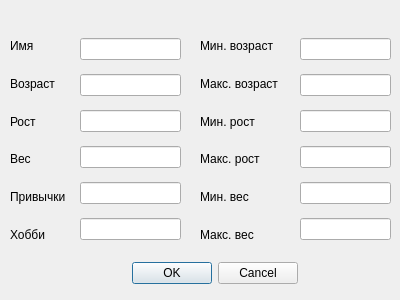
<?xml version="1.0" encoding="UTF-8"?>
<ui version="4.0">
 <class>CandidateDialog</class>
 <widget class="QDialog" name="CandidateDialog">
  <property name="geometry">
   <rect>
    <x>0</x>
    <y>0</y>
    <width>400</width>
    <height>300</height>
   </rect>
  </property>
  <property name="windowTitle">
   <string>Dialog</string>
  </property>
  <widget class="QWidget" name="layoutWidget">
   <property name="geometry">
    <rect>
     <x>80</x>
     <y>30</y>
     <width>101</width>
     <height>221</height>
    </rect>
   </property>
   <layout class="QVBoxLayout" name="verticalLayout">
    <item>
     <widget class="QLineEdit" name="lineEdit"/>
    </item>
    <item>
     <widget class="QLineEdit" name="lineEdit_2"/>
    </item>
    <item>
     <widget class="QLineEdit" name="lineEdit_3"/>
    </item>
    <item>
     <widget class="QLineEdit" name="lineEdit_4"/>
    </item>
    <item>
     <widget class="QLineEdit" name="lineEdit_5"/>
    </item>
    <item>
     <widget class="QLineEdit" name="lineEdit_6"/>
    </item>
   </layout>
  </widget>
  <widget class="QWidget" name="layoutWidget">
   <property name="geometry">
    <rect>
     <x>300</x>
     <y>30</y>
     <width>91</width>
     <height>221</height>
    </rect>
   </property>
   <layout class="QVBoxLayout" name="verticalLayout_2">
    <item>
     <widget class="QLineEdit" name="lineEdit_7"/>
    </item>
    <item>
     <widget class="QLineEdit" name="lineEdit_8"/>
    </item>
    <item>
     <widget class="QLineEdit" name="lineEdit_9"/>
    </item>
    <item>
     <widget class="QLineEdit" name="lineEdit_10"/>
    </item>
    <item>
     <widget class="QLineEdit" name="lineEdit_11"/>
    </item>
    <item>
     <widget class="QLineEdit" name="lineEdit_12"/>
    </item>
   </layout>
  </widget>
  <widget class="QWidget" name="layoutWidget">
   <property name="geometry">
    <rect>
     <x>10</x>
     <y>30</y>
     <width>74</width>
     <height>221</height>
    </rect>
   </property>
   <layout class="QVBoxLayout" name="verticalLayout_3">
    <item>
     <widget class="QLabel" name="label">
      <property name="text">
       <string>Имя</string>
      </property>
     </widget>
    </item>
    <item>
     <widget class="QLabel" name="label_2">
      <property name="text">
       <string>Возраст</string>
      </property>
     </widget>
    </item>
    <item>
     <widget class="QLabel" name="label_3">
      <property name="text">
       <string>Рост</string>
      </property>
     </widget>
    </item>
    <item>
     <widget class="QLabel" name="label_4">
      <property name="text">
       <string>Вес</string>
      </property>
     </widget>
    </item>
    <item>
     <widget class="QLabel" name="label_5">
      <property name="text">
       <string>Привычки</string>
      </property>
     </widget>
    </item>
    <item>
     <widget class="QLabel" name="label_6">
      <property name="text">
       <string>Хобби</string>
      </property>
     </widget>
    </item>
   </layout>
  </widget>
  <widget class="QWidget" name="layoutWidget">
   <property name="geometry">
    <rect>
     <x>200</x>
     <y>30</y>
     <width>99</width>
     <height>221</height>
    </rect>
   </property>
   <layout class="QVBoxLayout" name="verticalLayout_4">
    <item>
     <widget class="QLabel" name="label_7">
      <property name="text">
       <string>Мин. возраст</string>
      </property>
     </widget>
    </item>
    <item>
     <widget class="QLabel" name="label_8">
      <property name="text">
       <string>Макс. возраст</string>
      </property>
     </widget>
    </item>
    <item>
     <widget class="QLabel" name="label_9">
      <property name="text">
       <string>Мин. рост</string>
      </property>
     </widget>
    </item>
    <item>
     <widget class="QLabel" name="label_10">
      <property name="text">
       <string>Макс. рост</string>
      </property>
     </widget>
    </item>
    <item>
     <widget class="QLabel" name="label_11">
      <property name="text">
       <string>Мин. вес</string>
      </property>
     </widget>
    </item>
    <item>
     <widget class="QLabel" name="label_12">
      <property name="text">
       <string>Макс. вес</string>
      </property>
     </widget>
    </item>
   </layout>
  </widget>
  <widget class="QDialogButtonBox" name="buttonBox">
   <property name="geometry">
    <rect>
     <x>130</x>
     <y>260</y>
     <width>168</width>
     <height>26</height>
    </rect>
   </property>
   <property name="standardButtons">
    <set>QDialogButtonBox::Cancel|QDialogButtonBox::Ok</set>
   </property>
  </widget>
 </widget>
 <resources/>
 <connections/>
</ui>
